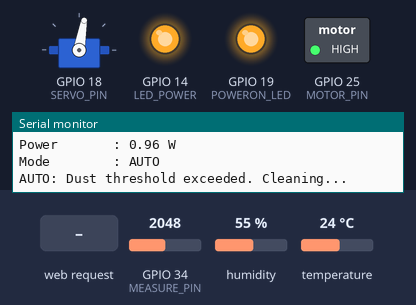
The sketch below on a simulated ESP32. Shown: servo, switched loads named in the sketch (green lamp = pin HIGH), output pins drawn as LEDs (lit = HIGH), the last lines printed to the serial monitor. The test bench sets the inputs (shaded band); at power-on: GPIO 34 (MEASURE_PIN) = 2048, humidity 55 %, temperature 24 °C. WiFi joins after 1.5 s; servers stay silent unless stated.

Above: at 2.7 s.
2.8 s: GPIO 34 (MEASURE_PIN) set to 1488
At 4.07 s:
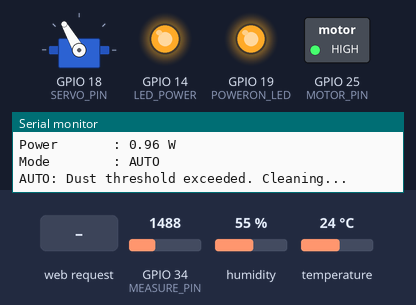
6.3 s: GPIO 34 (MEASURE_PIN) set to 1409
At 8.6 s:
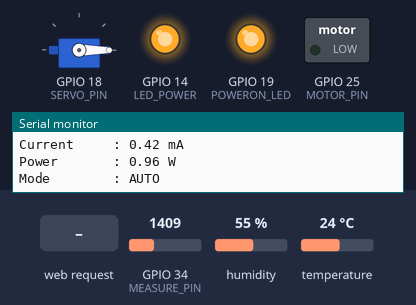
9.1 s: HTTP request GET /toggle received
11.8 s: HTTP request GET /clean received
At 13.8 s:
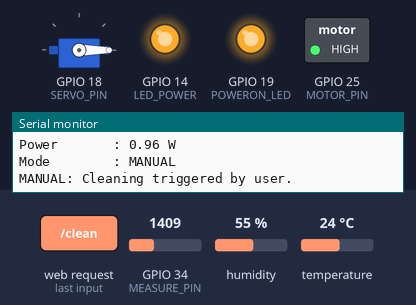
Timing chart, 0 to 15.4 s (numbered marks = the images above; inputs shaded):
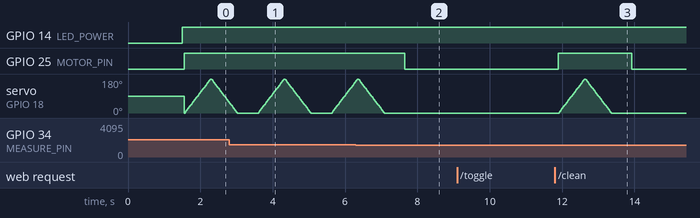

Measured:
- the behaviour switches between 1460 and 1459 on GPIO 34 (MEASURE_PIN) (found by bisection; images 1 and 2)
- after the input at 6.3 s, GPIO 25 (MOTOR_PIN): HIGH → LOW after 1.3 s; servo on GPIO 18 (SERVO_PIN): goes on until 7.1 s, then stays 0°
- after the input at 11.8 s, GPIO 25 (MOTOR_PIN): LOW → HIGH after 0.10 s, → LOW 2.0 s later; servo on GPIO 18 (SERVO_PIN): rises from 0° to 180° in 0.70 s, then falls to 0° in 0.74 s

The sketch:

solar_panel_iot.ino
```cpp
/*
 * ============================================================
 *   IoT-ENABLED WATERLESS SOLAR PANEL CLEANING SYSTEM
 *   WITH DUAL MODE AND POWER EFFICIENCY MONITORING
 * ============================================================
 * Authors    : M. Thanuja Sri (44130246)
 *              Melvin Ancy. X (44130272)
 *              Nave Swety. M  (44130302)
 * College    : Sathyabama Institute of Science and Technology
 *              Department of Electronics and Communication Engineering
 * Guide      : Dr. G.D. Anbarasi Jebaselvi, M.E., Ph.D.
 * Course     : SCSBDPROJ - Design Thinking and Innovations
 * Duration   : November 2025 – April 2026
 * Board      : ESP32 WROOM
 *
 * Description:
 *   An IoT-based automated solar panel cleaning system that
 *   detects dust accumulation using an optical dust sensor and
 *   performs waterless cleaning using a servo-driven brush and
 *   air blower. Supports dual mode operation:
 *     AUTO  → cleans automatically when dust exceeds threshold
 *     MANUAL → user triggers cleaning via web dashboard
 *   Real-time data (dust level, temperature, humidity, power)
 *   is displayed on a responsive web interface hosted by ESP32
 *   via Wi-Fi, accessible from any phone or laptop.
 *
 * Hardware Components:
 *   - ESP32 WROOM (microcontroller + Wi-Fi)
 *   - Optical Dust Sensor (dust density detection)
 *   - DHT11 (temperature & humidity monitoring)
 *   - SG90 Servo Motor (brush sweep mechanism)
 *   - 5V DC Blower Fan (air-based dust removal)
 *   - Adafruit INA219 (power monitoring sensor)
 *   - Lithium-ion Battery + Boost Converter (5V power supply)
 *   - USB Type-C Charging Module
 *   - Push Button + LED (manual control & status indicator)
 *
 * Pin Configuration:
 *   GPIO 4  → DHT11 Data
 *   GPIO 34 → Dust Sensor Analog Output (ADC)
 *   GPIO 18 → Servo Motor PWM
 *   GPIO 25 → Blower Fan (via transistor)
 *   GPIO 14 → Dust Sensor LED Power
 *   GPIO 19 → System Power ON LED
 *   SDA/SCL → INA219 (I2C)
 *
 * Libraries Required:
 *   WiFi, WebServer, WiFiManager, ESP32Servo,
 *   Wire, Adafruit_INA219, DHT sensor library
 * ============================================================
 */

#include <WiFi.h>
#include <WebServer.h>
#include <WiFiManager.h>
#include <ESP32Servo.h>
#include <Wire.h>
#include <Adafruit_INA219.h>
#include <DHT.h>

// ── Wi-Fi Access Point Credentials (for initial setup) ──────
#define AP_SSID            "Solar-clean"
#define AP_PASSWORD        "setup1234"
#define PORTAL_TIMEOUT_SEC 180     // Config portal times out after 3 min

// ── Web Server on port 80 ────────────────────────────────────
WebServer server(80);

// ── Pin Definitions ──────────────────────────────────────────
#define DHT_PIN      4     // DHT11 data pin
#define DHT_TYPE     DHT11
#define SERVO_PIN    18    // Servo motor PWM pin
#define LED_POWER    14    // Dust sensor LED power control
#define MEASURE_PIN  34    // Dust sensor analog output (ADC)
#define MOTOR_PIN    25    // Blower fan control pin
#define POWERON_LED  19    // System ON status LED

// ── Object Declarations ──────────────────────────────────────
DHT dht(DHT_PIN, DHT_TYPE);
Servo brushServo;
Adafruit_INA219 ina219;

// ── Sensor Data Variables ────────────────────────────────────
float dustDensity = 0;
float temperature = 0;
float humidity    = 0;
float voltage     = 0;
float current     = 0;
float powerValue  = 0;

// ── System State Variables ───────────────────────────────────
float threshold        = 0.10;   // Dust level that triggers AUTO cleaning
bool  autoMode         = true;   // true = AUTO, false = MANUAL
bool  manualCleanRequest = false; // Set to true when user clicks Clean on dashboard

// ============================================================
// READ DUST SENSOR
// Uses optical method: LED pulse → ADC read → density formula
// dustDensity = 0.17 * voltage - 0.1
// ============================================================
void readDust() {
  digitalWrite(LED_POWER, LOW);      // Turn on sensor LED
  delayMicroseconds(280);            // Wait for LED to stabilize

  int voMeasured = analogRead(MEASURE_PIN);  // Read ADC value

  delayMicroseconds(40);
  digitalWrite(LED_POWER, HIGH);     // Turn off sensor LED
  delayMicroseconds(9680);           // Complete sampling cycle

  // Convert 12-bit ADC reading to voltage (ESP32 = 3.3V ref)
  float calcVoltage = voMeasured * (3.3 / 4095.0);

  // Apply dust sensor formula to get dust density (mg/m³ approx)
  dustDensity = 0.17 * calcVoltage - 0.1;
  if (dustDensity < 0) dustDensity = 0;  // Clamp negative noise
}

// ============================================================
// READ DHT11 — Temperature & Humidity
// ============================================================
void readTemp() {
  temperature = dht.readTemperature();
  humidity    = dht.readHumidity();
}

// ============================================================
// READ POWER (INA219)
// Note: INA219 calibration was not fully completed in prototype.
// Static values used for demonstration during testing.
// ============================================================
void readPower() {
  voltage    = 2.28;
  current    = 0.42;
  powerValue = voltage * current;
}

// ============================================================
// BRUSH SWEEP — Servo sweeps 0° to 180° and back
// ============================================================
void sweepBrush() {
  // Forward sweep
  for (int pos = 0; pos <= 180; pos += 5) {
    brushServo.write(pos);
    delay(20);
  }
  // Return sweep
  for (int pos = 180; pos >= 0; pos -= 5) {
    brushServo.write(pos);
    delay(20);
  }
}

// ============================================================
// GENERATE HTML DASHBOARD
// Responsive dark-themed web interface with live sensor data,
// mode indicator, toggle button, and manual clean button.
// Auto-refreshes every 2 seconds.
// ============================================================
String getHTML() {
  String html = R"rawliteral(
<!DOCTYPE html><html>
<head>
<meta name="viewport" content="width=device-width, initial-scale=1">
<meta http-equiv="refresh" content="2">
<title>Solar Cleaner</title>
<style>
:root{
  --bg:#0f172a;
  --card:#1e293b;
  --accent:#38bdf8;
  --green:#22c55e;
  --red:#ef4444;
  --text:#e2e8f0;
}
body{
  margin:0;
  font-family:'Segoe UI',sans-serif;
  background:linear-gradient(135deg,#0f172a,#020617);
  color:var(--text);
  text-align:center;
}
.header{
  padding:20px;
  font-size:22px;
  font-weight:600;
  letter-spacing:1px;
  background:rgba(255,255,255,0.03);
  backdrop-filter:blur(6px);
  box-shadow:0 2px 10px rgba(0,0,0,0.3);
}
.container{
  display:grid;
  grid-template-columns:repeat(auto-fit,minmax(140px,1fr));
  gap:12px;
  padding:15px;
}
.card{
  background:var(--card);
  padding:15px;
  border-radius:12px;
  box-shadow:0 4px 12px rgba(0,0,0,0.4);
  transition:0.3s;
}
.card:hover{
  transform:translateY(-3px);
  box-shadow:0 6px 18px rgba(0,0,0,0.6);
}
.label{ font-size:13px; opacity:0.7; }
.value{ font-size:20px; font-weight:bold; margin-top:5px; }
.mode{
  display:inline-block;
  padding:6px 12px;
  border-radius:20px;
  font-size:13px;
  font-weight:600;
}
.btn{
  padding:12px 18px;
  border:none;
  border-radius:10px;
  margin:8px;
  font-size:14px;
  cursor:pointer;
  transition:0.3s;
}
.btn-primary{ background:var(--accent); color:black; }
.btn-primary:hover{ background:#0ea5e9; }
.btn-success{ background:var(--green); color:black; }
.btn-success:hover{ background:#16a34a; }
.btn-disabled{ background:#334155; color:#94a3b8; cursor:not-allowed; }
.actions{ margin-top:10px; }
</style>
</head>
<body>
<div class="header">SMART SOLAR CLEANER</div>
<div class="container">
)rawliteral";

  // Mode card — green badge for AUTO, amber for MANUAL
  html += "<div class='card'><div class='label'>Mode</div><div class='value'>"
          "<span class='mode' style='background:"
          + String(autoMode ? "#22c55e" : "#f59e0b") + ";'>"
          + String(autoMode ? "AUTO" : "MANUAL")
          + "</span></div></div>";

  // Sensor data cards
  html += "<div class='card'><div class='label'>Dust</div><div class='value'>"
          + String(dustDensity, 2) + "</div></div>";

  html += "<div class='card'><div class='label'>Temperature</div><div class='value'>"
          + String(temperature, 1) + " &deg;C</div></div>";

  html += "<div class='card'><div class='label'>Humidity</div><div class='value'>"
          + String(humidity, 1) + " %</div></div>";

  html += "<div class='card'><div class='label'>Power</div><div class='value'>"
          + String(powerValue, 2) + " W</div></div>";

  // Control buttons
  html += "<div class='actions'>";
  html += "<button class='btn btn-primary' onclick=\"location.href='/toggle'\">Toggle Mode</button>";

  if (autoMode) {
    html += "<button class='btn btn-disabled'>Clean Disabled</button>";
  } else {
    html += "<button class='btn btn-success' onclick=\"location.href='/clean'\">Start Cleaning</button>";
  }

  html += "</div></body></html>";
  return html;
}

// ── Web Server Route Handlers ────────────────────────────────
void handleRoot() {
  server.send(200, "text/html", getHTML());
}

void handleToggle() {
  autoMode = !autoMode;
  server.sendHeader("Location", "/");
  server.send(303);
}

void handleClean() {
  if (!autoMode) {
    manualCleanRequest = true;  // Will be processed in main loop
  }
  server.sendHeader("Location", "/");
  server.send(303);
}

// ============================================================
// WI-FI SETUP using WiFiManager
// On first use: creates "Solar-clean" hotspot for configuration.
// On subsequent use: auto-connects to saved network.
// ============================================================
void setupWiFi() {
  WiFiManager wm;
  wm.setConfigPortalTimeout(PORTAL_TIMEOUT_SEC);

  if (!wm.autoConnect(AP_SSID, AP_PASSWORD)) {
    Serial.println("Wi-Fi connection failed. Restarting...");
    ESP.restart();
  }

  Serial.print("Connected. IP address: ");
  Serial.println(WiFi.localIP());
}

// ── Serial Debug Print ───────────────────────────────────────
void printSerial() {
  Serial.println("─────────────────────────");
  Serial.print("Temperature : "); Serial.print(temperature);  Serial.println(" °C");
  Serial.print("Humidity    : "); Serial.print(humidity);     Serial.println(" %");
  Serial.print("Dust Density: "); Serial.println(dustDensity);
  Serial.print("Voltage     : "); Serial.print(voltage);      Serial.println(" V");
  Serial.print("Current     : "); Serial.print(current);      Serial.println(" mA");
  Serial.print("Power       : "); Serial.print(powerValue);   Serial.println(" W");
  Serial.print("Mode        : "); Serial.println(autoMode ? "AUTO" : "MANUAL");
}

// ============================================================
void setup() {
  Serial.begin(115200);

  pinMode(LED_POWER,   OUTPUT);
  pinMode(MOTOR_PIN,   OUTPUT);
  pinMode(POWERON_LED, OUTPUT);

  dht.begin();
  brushServo.attach(SERVO_PIN);
  Wire.begin();

  // INA219 power sensor initialization
  if (!ina219.begin()) {
    Serial.println("WARNING: INA219 not found. Using static power values.");
  }

  setupWiFi();

  // Register web server routes
  server.on("/",       handleRoot);
  server.on("/toggle", handleToggle);
  server.on("/clean",  handleClean);
  server.begin();

  digitalWrite(POWERON_LED, HIGH);  // System ON indicator
  Serial.println("System Ready. Web server started.");
}

// ============================================================
void loop() {
  server.handleClient();  // Handle incoming web requests

  // ── Read all sensors ──────────────────────────────────────
  readDust();
  readTemp();
  readPower();
  printSerial();

  // ── AUTO MODE: Clean when dust exceeds threshold ──────────
  if (autoMode) {
    if (dustDensity > threshold) {
      Serial.println("AUTO: Dust threshold exceeded. Cleaning...");
      digitalWrite(MOTOR_PIN, HIGH);   // Turn on blower fan
      sweepBrush();                    // Sweep servo brush
    } else {
      digitalWrite(MOTOR_PIN, LOW);    // Fan off — panel clean
    }

  // ── MANUAL MODE: Clean only on user request ───────────────
  } else {
    if (manualCleanRequest) {
      Serial.println("MANUAL: Cleaning triggered by user.");
      digitalWrite(MOTOR_PIN, HIGH);
      sweepBrush();
      manualCleanRequest = false;      // Reset request flag
    } else {
      digitalWrite(MOTOR_PIN, LOW);
    }
  }

  delay(500);  // 500ms loop cycle
}
```
